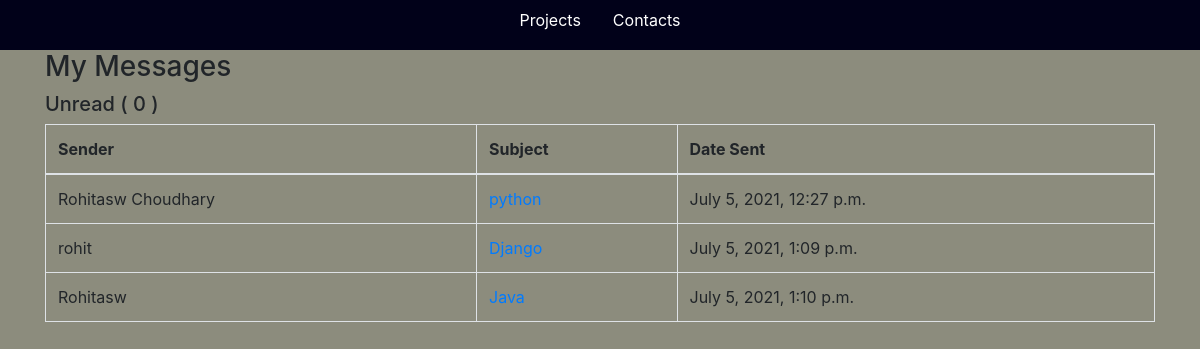
Before: /inbox/ with the older database file.
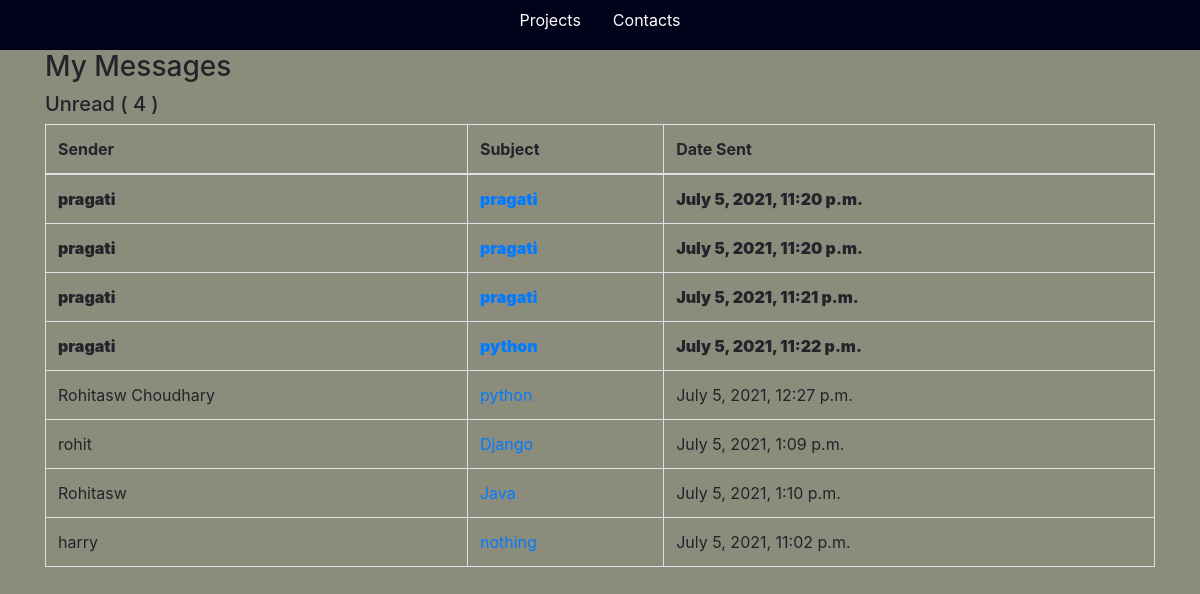
After: the same page with the newer database file.
### base/models.py (models this page shows, shortened)
class Message(models.Model):
    name = models.CharField(max_length=200)
    email = models.CharField(max_length=200)
    subject = models.CharField(max_length=200)
    body = models.TextField()
    is_read = models.BooleanField(default=False)
    created = models.DateTimeField(auto_now_add=True)
    id = models.UUIDField(
        primary_key=True,
        unique=True,
        default=uuid.uuid4,
        editable=False)

### base/views.py (the view)
# urls.py: path('inbox/', views.inboxPage, name="inbox"),
def inboxPage(request):
    inbox = Message.objects.all().order_by('is_read')
    unreadCount = Message.objects.filter(is_read=False).count()
    context = {'inbox': inbox, 'unreadCount': unreadCount}
    return render(request, 'base/inbox.html', context)

### base/templates/base/inbox.html
{% extends 'base/main.html' %}
{% load static %}
{% block content %}
<div class="container">
    <h3>My Messages</h3>
    <h5>Unread ( {{unreadCount}} )</h5>
    <table class="table table-bordered">
        <thead>
            <tr>
                <th>Sender</th>
                <th>Subject</th>
                <th>Date Sent</th>
            </tr>
        </thead>
        <tbody>
            <body>
                {% for message in inbox %}
                {% if message.is_read %}
                <tr>
                    {% else %}
                <tr style="font-weight: 900;">
                    {% endif %}
                    <td>{{ message.name }}</td>
                    <td><a href = "{% url 'message' message.id %}">{{ message.subject}}</a></td>
                    <td>{{ message.created}}</td>
                </tr>
                {% endfor %}
            </body>
        </tbody>
    </table>
</div>
{% endblock content %}

### base/templates/base/main.html (shortened to what this page needs)
<!DOCTYPE html>
{% load static %}
<html lang="en">
<head>
    <link rel="stylesheet" href="https://cdn.jsdelivr.net/npm/bootstrap@4.6.0/dist/css/bootstrap.min.css"
>
    <link rel="stylesheet" type="text/css" media="screen" href="{% static 'styles/main.css' %}">
</head>
<body>
    {% include 'base/navbar.html' %}
        {% block content %}
        {% endblock content %}
</body>
</html>

### base/templates/base/navbar.html (shortened to what this page needs)
<section class="navigation-bar">
    <a class="nav-link" href="{%url 'home'%}">
        Projects
    </a>
    <a class="nav-link" href="#">
        Contacts
    </a>
</section>

### static/styles/main.css (style rules this page uses)
body { background-color: rgb(140, 140, 125); justify-content: center; overflow-x: hidden; }
.navigation-bar { background-color: rgb(1, 1, 25); height: 50px; display: flex; justify-content: center; }
.nav-link { color: #ffff; }

Changed rows visible on the page:
added Message: name "pragati", subject "pragati", created "July 5, 2021, 11:20 p.m."
added Message: name "pragati", subject "pragati", created "July 5, 2021, 11:20 p.m."
added Message: name "pragati", subject "pragati", created "July 5, 2021, 11:21 p.m."
added Message: name "pragati", subject "python", created "July 5, 2021, 11:22 p.m."
added Message: name "harry", subject "nothing", created "July 5, 2021, 11:02 p.m."
Other visible differences:
{{ unreadCount }}: "0" → "4"
